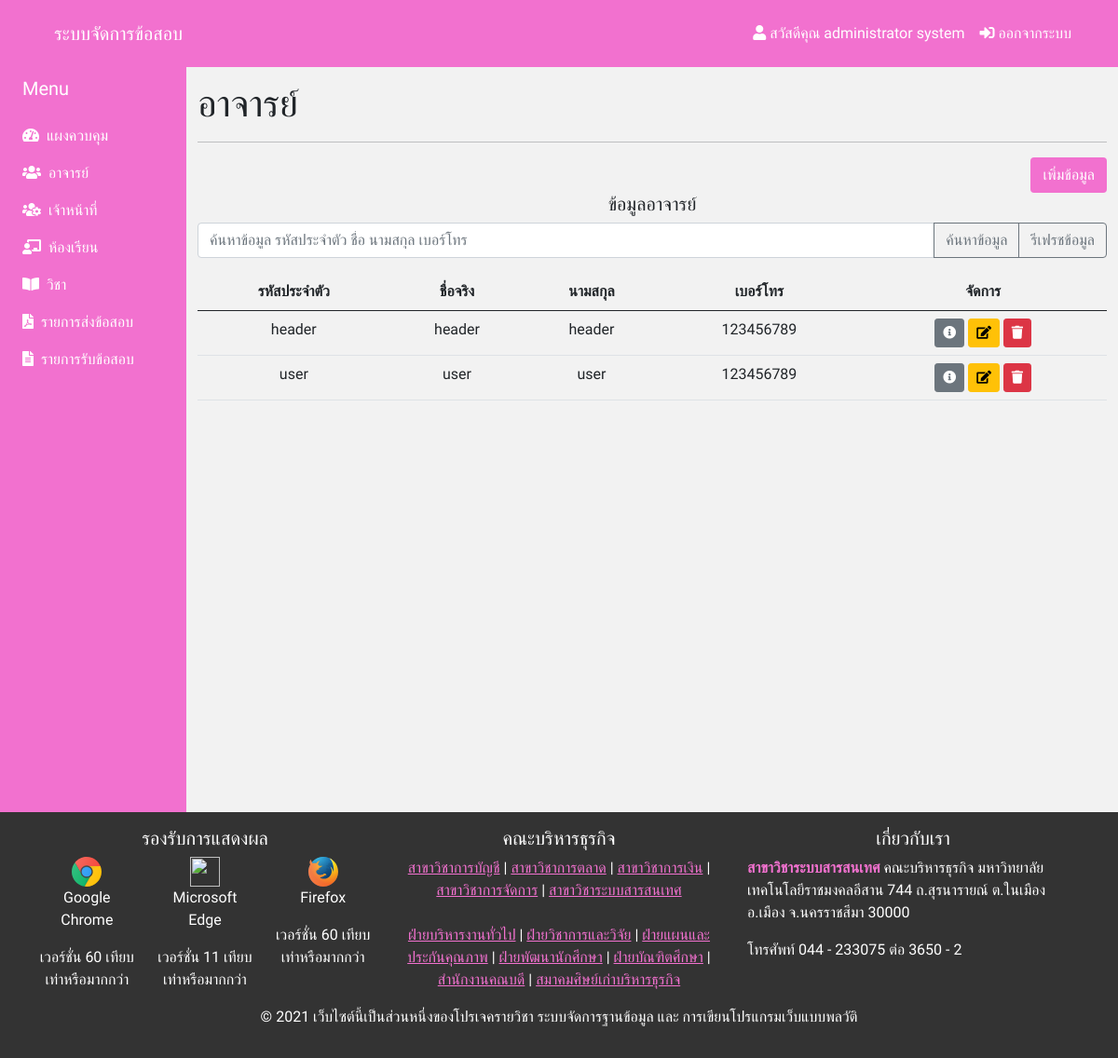
Page /admin/teachers.php (signed in) on the committed database.
### tables this page shows
CREATE TABLE `teachers` (
  `teacher_id` varchar(15) NOT NULL,
  `teacher_user` varchar(64) NOT NULL,
  `teacher_pass` varchar(64) NOT NULL,
  `teacher_fname` varchar(30) NOT NULL,
  `teacher_lname` varchar(30) NOT NULL,
  `teacher_tel` int(10) NOT NULL,
  `teacher_position` varchar(30) NOT NULL
);

### admin/teachers.php (the view, shortened to what this page needs)
<?php
include('../config/db.php');
?>
<!DOCTYPE html>
<html lang="en">
<head>
	<?php include('includes/css.inc.php'); ?>
</head>
<body>
	<?php include('includes/navbar.inc.php'); ?>
	<?php include('includes/sidebarContentTop.inc.php'); ?>
	<div class="col py-3">
		<h1>อาจารย์</h1>
		<hr>
		<div class="text-right">
			<a href="teachers.php?show=add" class="btn btn-is">เพิ่มข้อมูล</a>
		</div>
		<div class="row">
			<div class="col-md-12">
				<h5 class="text-center">ข้อมูลอาจารย์</h5>
				<form action="teachers.php?search" method="GET">
					<div class="input-group mb-3">
						<input type="text" class="form-control" name="search" placeholder="ค้นหาข้อมูล รหัสประจำตัว ชื่อ นามสกุล เบอร์โทร" aria-label="Recipient's username" aria-describedby="button-addon2">
						<button class="btn btn-outline-secondary" type="submit" id="button-addon2">ค้นหาข้อมูล</button>
						<a href="teachers.php" class="btn btn-outline-secondary" id="button-addon2">รีเฟรชข้อมูล</a>
					</div>
				</form>
				<div class="table-responsive">
					<table class="table">
						<thead>
							<tr class="text-center">
								<th>รหัสประจำตัว</th>
								<th>ชื่อจริง</th>
								<th>นามสกุล</th>
								<th>เบอร์โทร</th>
								<th colspan="3">จัดการ</th>
							</tr>
						</thead>
						<tbody>
							<?php
							$count_sql = "SELECT COUNT(*) AS countTeachers FROM teachers";
							$count_query = mysqli_query($conn, $count_sql);
							$count_row = mysqli_fetch_assoc($count_query);
							if($count_row['countTeachers'] == 0) {
								echo '<tr>
									<td class="text-center" colspan="5">ไม่พบข้อมูล</td>
								</tr>';
							} else {
							$sql = "SELECT * FROM teachers";
							$query = mysqli_query($conn, $sql);
							while($row = mysqli_fetch_assoc($query)) {
							?>
							<tr class="text-center" id="tables">
								<td><?= $row['teacher_id']; ?></td>
								<td><?= $row['teacher_fname']; ?></td>
								<td><?= $row['teacher_lname']; ?></td>
								<td><?= $row['teacher_tel']; ?></td>
								<td colspan="3">
									<a href="teachers.php?info=<?= $row['teacher_id']; ?>" class="btn btn-secondary btn-sm"><i class="fas fa-info-circle"></i></a>
									<a href="teachers.php?edit=<?= $row['teacher_id']; ?>" class="btn btn-warning btn-sm"><i class="fas fa-edit"></i></a>
									<a href="controller/teacherDelete.php?id=<?= $row['teacher_id']; ?>" onclick="return confirm('คุณแน่ใจใช่หรือไม่? ที่จะลบ <?= $row['teacher_fname']; ?> ออก')" class="btn btn-danger btn-sm"><i class="fas fa-trash"></i></a>
								</td>
							</tr>
							<?php } ?>
						<?php } ?>
						</tbody>
					</table>
				</div>
			</div>
			</div>
		</div>
	</div>
	<?php include('includes/sidebarContentBottom.inc.php'); ?>
	<?php include('includes/footer.inc.php'); ?>
</body>
</html>

### public/css/style.css (style rules this page uses)
* { font-family: 'Prompt', sans-serif; }
body { background-color: #f2f2f2 !important; min-height: 100vh; }
.btn-is { background: #f271cf !important; color: white !important; }
.text-right { text-align: right; }

### rows in the picture
teachers: teacher_id "header", teacher_fname "header", teacher_lname "header", teacher_tel "123456789"
teachers: teacher_id "user", teacher_fname "user", teacher_lname "user", teacher_tel "123456789"

### other values in the picture
$_SESSION['officer'] "administrator system"
